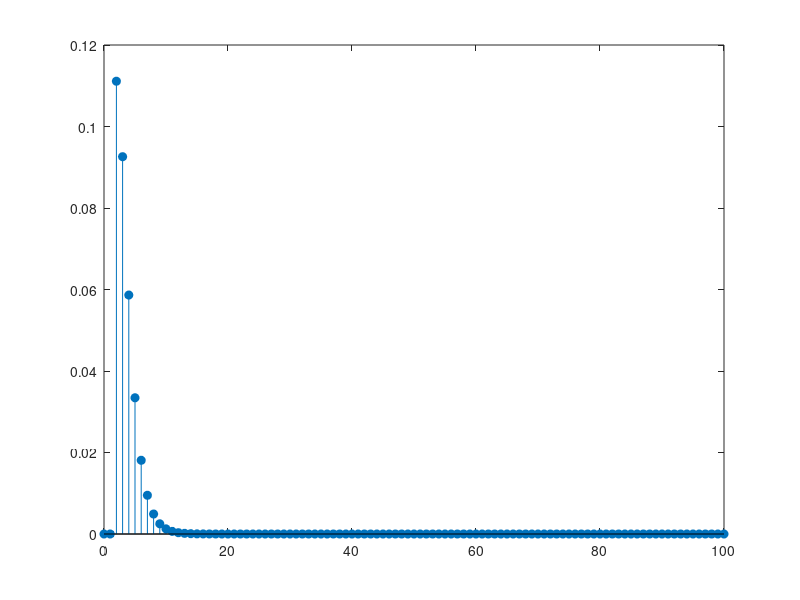

MATLAB code for this plot:
% y(n) = x(n)*h(n)
% x(n) = (1/2)^n*u(n), h(n) = (1/3)^n*u(n-2)

n = 0:50;
m = 0:100;
x = 0.5.^n.';
h = (1/3).^n.';
h(1:2) = [0;0];
y = conv(x, h);
stem(m, y, 'fill')